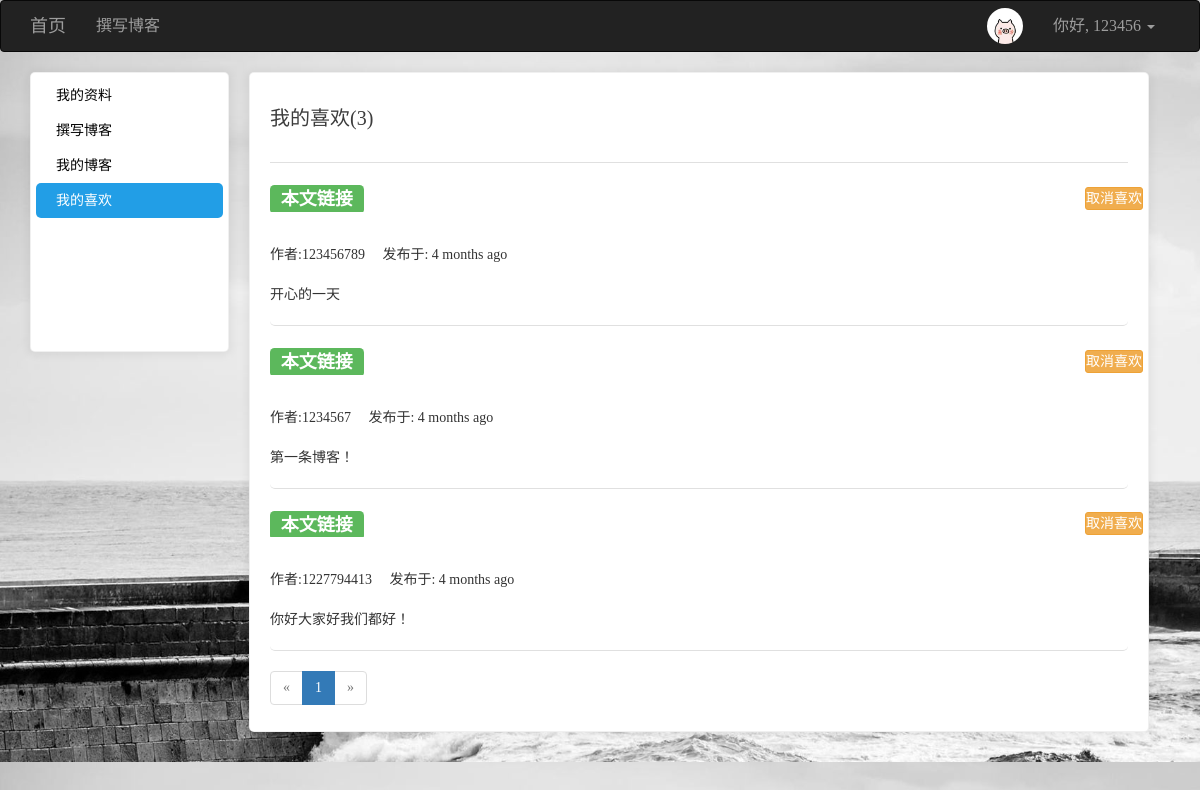
Page /user/my_fav/123456 (signed in) on the committed database.
### app/models/users.py (models this page shows, shortened)
class User(UserMixin, db.Model):
    __tablename__ = 'users'
    id = db.Column(db.Integer, primary_key=True)
    username = db.Column(db.String(64), unique=True)
    password_hash = db.Column(db.String(128))
    email = db.Column(db.String(128), unique=True)
    confirmed = db.Column(db.Boolean, default=False)
    icon = db.Column(db.String(64), default='default.jpg')
    name = db.Column(db.String(64))
    location = db.Column(db.String(64))
    about_me = db.Column(db.Text())
    member_since = db.Column(db.DateTime(), default=datetime.utcnow)
    last_seen = db.Column(db.DateTime(), default=datetime.utcnow)
    posts = db.relationship('Posts', backref='user', lazy='dynamic', cascade='all, delete-orphan')
    favorites = db.relationship('Posts', secondary="collections", backref=db.backref('users', lazy='dynamic'), lazy='dynamic')
    comments = db.relationship('Comment', backref='user', lazy='dynamic', cascade='all, delete-orphan')
    @property
    def password(self):
        raise AttributeError('密码不可读')
    def is_favorite(self, pid):
        favorites = self.favorites.all()
        posts = list(filter(lambda p: p.id == pid, favorites))
        if len(posts) > 0:
            return True
        else:
            return False
    def ping(self):
        self.last_seen = datetime.utcnow()
        db.session.add(self)
        db.session.commit()

### app/models/posts.py (models this page shows, shortened)
class Posts(db.Model):
    __tablename__ = 'posts'
    id = db.Column(db.Integer, primary_key=True)
    rid = db.Column(db.Integer, index=True, default=0)
    content = db.Column(db.Text)
    timestamp = db.Column(db.DateTime, default=datetime.utcnow)
    uid = db.Column(db.Integer, db.ForeignKey('users.id', ondelete='CASCADE'))
    comments = db.relationship('Comment', backref='post', lazy='dynamic', cascade='all, delete-orphan')
    body_html = db.Column(db.Text)
    body_text = db.Column(db.Text)

### app/views/user.py (the view)
@user.route('/my_fav/<username>')
def my_fav(username):
    u = User.query.filter_by(username=username).first_or_404()
    page = request.args.get('page', 1, type=int)  # 用户想查看第几页
    pagination = u.favorites.order_by(Posts.timestamp.desc()).paginate(page, per_page=5, error_out=False)
    posts = pagination.items
    return render_template('user/myCollection.html', user=u, posts=posts, pagination=pagination)

### app/models/users.py (called while the page is built)
@loginmanager.user_loader
def user_loader(uid):
    return User.query.get(int(uid))

### app/views/user.py (called while the page is built)
@user.before_app_request
def before_request():
    if current_user.is_authenticated:
        current_user.ping()

### app/templates/user/myCollection.html (shortened to what this page needs)
{% extends 'commons/base.html' %}
{% from 'commons/macro.html' import pagination_show %}
{% block styles %}
    {{ super() }}
{% endblock %}
{% block page_content %}
    <div class="left_cont" style="background: white" >
        <ul>
            <li class="side1"><a href="{{ url_for('user.index', username=user.username) }}" class="aside">{% if current_user.username == user.username %}我{% else %}Ta{% endif %}的资料</a></li>
            {% if current_user.username == user.username %}
                <li class="side2"><a href="{{ url_for('posts.index') }}" class="aside">撰写博客</a></li>
            {% endif %}
            <li class="side3"><a href="{{ url_for('user.my_blog', username=user.username) }}">{% if current_user.username == user.username %}我{% else %}Ta{% endif %}的博客</a></li>
            <li class="side4"><a href="{{ url_for('user.my_fav', username=user.username) }}">{% if current_user.username == user.username %}我{% else %}Ta{% endif %}的喜欢</a></li>
        </ul>
    </div>
    <div class="right_cont" style="background: white; border: 1px solid rgba(0, 0, 0, .06); padding: 0 20px; box-shadow: 0 1px 10px 2px rgba(0, 0, 0, .06); border-radius: 5px">
        <h3>{% if current_user.username == user.username %}我{% else %}Ta{% endif %}的喜欢({{ user.favorites.count() }})</h3>
        <div class="book">
            <ul class=entries>
                {% for post in posts %}
                    <li>
                        <h1>
                            <a target="_blank" href="{{ url_for('posts.post_show', id=post.id) }}"><span class="label label-success">本文链接</span></a>
                        </h1>
                        {% if current_user.is_authenticated %}
                            {% if current_user.username != post.user.username %}
                                <span class="btn btn-warning btn-sm" style="font-size: 14px; padding: 0px; position: relative; left: 95%; top: -35px">
                                    <span class="collect" url="{{ url_for('posts.collect', pid=post.id) }}">
                                        {% if current_user.is_favorite(post.id) %}
                                            取消喜欢
                                        {% else %}
                                            喜欢
                                        {% endif %}
                                    </span>
                                </span>
                            {% endif %}
                        {% endif %}<br>
                        <span>作者:{{ post.user.username }}</span>&nbsp;&nbsp;&nbsp;&nbsp;&nbsp;<span>发布于: {{ moment(post.timestamp).fromNow() }}</span>
                        <p style="overflow: hidden; text-overflow: ellipsis; word-break: break-all">
                            {% if post.body_html %}
                                {{ post.body_text }}
                            {% else %}
                                {{ post.content }}
                            {% endif %}
                        </p>
                    </li>
                {% endfor %}
                {{ pagination_show(pagination,'user.my_fav',user.username) }}
            </ul>
        </div>
    </div>
{% endblock %}

### app/templates/commons/base.html (shortened to what this page needs)
{% extends 'bootstrap/base.html' %}
{% import 'bootstrap/wtf.html' as wtf %}
{% block navbar %}
    <nav class="navbar navbar-inverse" style="-webkit-user-select: none; font-size: 16px;">
        <div class="container">
            <div class="navbar-header">
                <a class="navbar-brand" href="{{ url_for('main.index') }}">首页</a>
            </div>
            <div class="collapse navbar-collapse">
                <ul class="nav navbar-nav">
                    {% if current_user.is_authenticated %}
                        <li><a href="{{ url_for('posts.index') }}">撰写博客</a></li>
                    {% endif %}
                </ul>
                <ul class="nav navbar-nav navbar-right">
                    {% if current_user.is_authenticated %}
                        <li>
                            <a href="{{ url_for('user.index', username=current_user.username) }}">
                                <img style="width: 36px; height: 36px; border-radius: 50%; float: left; margin-top: -8px" src="{{ url_for('static', filename='uploads/' + current_user.icon) }}" alt="...">
                            </a>
                        </li>
                        <li class="dropdown">
                            <a href="#" class="dropdown-toggle" data-toggle="dropdown" role="button" aria-haspopup="true"
                               aria-expanded="false">你好, {{ current_user.username }} <span class="caret"></span></a>
                        </li>
                    {% else %}
                        <li><a href="{{ url_for('user.register') }}">注册</a></li>
                        <li><a href="{{ url_for('user.login') }}">登录</a></li>
                    {% endif %}
                </ul>
            </div>
        </div>
    </nav>
{% endblock %}
{% block content %}
    <div class="container">
        {% block page_content %}
        {% endblock %}
    </div>
{% endblock %}
{% block styles %}
    {{ super() }}
{% endblock %}

### app/templates/commons/base.html (style rules this page uses)
body { font-family: "田氏宋体旧字形"; -webkit-user-select: none; background-image: url(/images/1214885.jpg); -webkit-background-size: cover; -o-background-size: cover; background-size: cover; z-index: -2; }

### app/templates/user/myCollection.html (style rules this page uses)
.left_cont { width: 199px;height:280px;float: left; border: 1px solid rgba(0, 0, 0, .06); padding: 5px; box-shadow: 0 1px 10px 2px rgba(0, 0, 0, .06); border-radius: 5px }
.right_cont { width: 900px;margin: 0 20px; margin-bottom: 30px; display: inline-block }
h3 { font-size: 20px;color: #3d3d3d;height: 90px;line-height: 90px;border-bottom: 1px solid #e0e0e0;margin: 0; }
li, ul { padding: 0;margin: 0;list-style: none; border-radius: 5px }
.side1 a,.side2 a,.side3 a,.side4 a { font-size: 14px; color: black;display: inline-block;height: 35px;line-height: 35px;width: 100%; padding-left: 20px }
.side4 { background-color: #229EE6; }
.side4 a { color: white; }
.book { width: 100%; display: inline-block }
.book h1 { font-size: 24px;line-height: 1.2em; }
.book li { width: 100%; border-bottom: 1px solid #e0e0e0; margin-top: 20px }
h1 a { color: #428bca;text-decoration: none;display: -webkit-box;-webkit-box-orient: vertical;-webkit-line-clamp: 2;overflow: hidden; }
p { margin:20px 0 20px 0;display: -webkit-box;-webkit-box-orient: vertical;-webkit-line-clamp: 3;overflow: hidden; }

### rows in the picture
User: icon (picture), username "123456"
Posts: shows "取消喜欢", user.username "123456789", timestamp "4 months ago", body_text "开心的一天"
Posts: shows "取消喜欢", user.username "1234567", timestamp "4 months ago", body_text "第一条博客！"
Posts: shows "取消喜欢", user.username "1227794413", timestamp "4 months ago", content "你好大家好我们都好！"

### other values in the picture
{{ user.favorites.count() }} "3"
{{ p }} "1"
